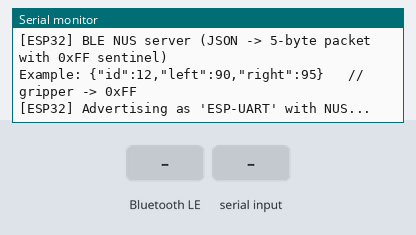
Recording of a sketch running on a simulated ESP32. Shown: the last lines printed to the serial monitor. Inputs (shaded band) come from the test bench. Nothing arrives over Bluetooth unless stated; a phone connects over Bluetooth LE 3 s after start.

Above: at 1.2 s.
1.3 s: Bluetooth LE write "0" received
At 2.1 s:
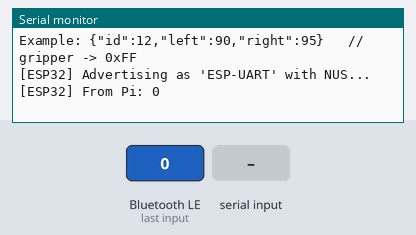
4.3 s: "90,45\n" received over Serial
At 5.5 s:
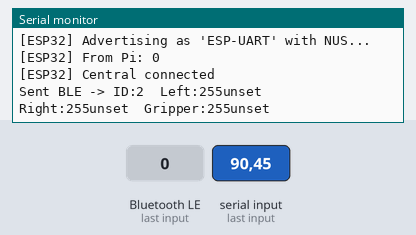

The sketch:

esp32_ble_transmitter.ino
```cpp
/*
  ESP32 BLE NUS Server — JSON -> 5-byte packet (id, left, right, gripper)
  Optional fields send 0xFF.

  Input examples (Serial Monitor @115200, "Newline"):
    {"id":12,"left":90,"right":95}                  // gripper -> 0xFF
    {"left":120}                                    // id -> DEFAULT_ID, right/gripper -> 0xFF
    {"id":7,"left":100,"right":100,"gripper":"open"}// gripper -> 180
    {"gripper":"close"}                              // gripper -> 0, left/right -> 0xFF

  Packet (little-endian):
    [0] id_lo
    [1] id_hi
    [2] left      (0..180 or 0xFF)
    [3] right     (0..180 or 0xFF)
    [4] gripper   (0..180 or 0xFF)  (convention: 180=open, 0=close)
*/

#include <BLEDevice.h>
#include <BLEServer.h>
#include <BLEUtils.h>
#include <BLE2902.h>
#include <ArduinoJson.h>

static const char* DEV_NAME     = "ESP-UART";
static const uint16_t DEFAULT_ID = 2;

static const char* NUS_SERVICE_UUID = "6e400001-b5a3-f393-e0a9-e50e24dcca9e";
static const char* NUS_RX_UUID      = "6e400002-b5a3-f393-e0a9-e50e24dcca9e"; // optional
static const char* NUS_TX_UUID      = "6e400003-b5a3-f393-e0a9-e50e24dcca9e";

BLEServer*         pServer  = nullptr;
BLECharacteristic* pRXChar  = nullptr;
BLECharacteristic* pTXChar  = nullptr;
volatile bool      deviceConnected = false;

class ServerCallbacks : public BLEServerCallbacks {
  void onConnect(BLEServer* p) override {
    deviceConnected = true;
    Serial.println("[ESP32] Central connected");
  }
  void onDisconnect(BLEServer* p) override {
    deviceConnected = false;
    Serial.println("[ESP32] Central disconnected, restarting advertising...");
    p->getAdvertising()->start();
  }
};

class RXCallbacks : public BLECharacteristicCallbacks {
  void onWrite(BLECharacteristic* ch) override {
    std::string v = std::string(ch->getValue().c_str());
    if (v.empty()) return;
    Serial.print("[ESP32] From Pi: ");
    Serial.write((const uint8_t*)v.data(), v.size());
    Serial.println();
  }
};

static void notifyRaw(const uint8_t* data, size_t len) {
  if (!deviceConnected || !pTXChar) return;
  const size_t maxChunk = 20;
  size_t off = 0;
  while (off < len) {
    size_t n = (len - off > maxChunk) ? maxChunk : (len - off);
    pTXChar->setValue((uint8_t*)data + off, n);
    pTXChar->notify();
    off += n;
    delay(2);
  }
}

static void sendPacket(uint16_t id, uint8_t left, uint8_t right, uint8_t gripper) {
  uint8_t pkt[5];
  pkt[0] = (uint8_t)(id & 0xFF);
  pkt[1] = (uint8_t)((id >> 8) & 0xFF);
  pkt[2] = left;
  pkt[3] = right;
  pkt[4] = gripper;
  notifyRaw(pkt, sizeof(pkt));
  auto lab = [](uint8_t v)->const char* { return v == 0xFF ? "unset" : ""; };
  Serial.printf("Sent BLE -> ID:%u  Left:%u%s  Right:%u%s  Gripper:%u%s\n",
                (unsigned)id,
                (unsigned)pkt[2], lab(pkt[2]),
                (unsigned)pkt[3], lab(pkt[3]),
                (unsigned)pkt[4], lab(pkt[4]));
}

static bool parseGripper(const JsonVariantConst& v, int& outAngle, bool& provided) {
  provided = false;
  outAngle = -1;
  if (v.isNull()) return true; // not provided is fine
  provided = true;

  if (v.is<const char*>()) {
    const char* s = v.as<const char*>();
    if (!s) { outAngle = -1; return false; }
    if (strcasecmp(s, "open") == 0)  { outAngle = 180; return true; }
    if (strcasecmp(s, "close") == 0) { outAngle = 0;   return true; }
    // numeric string?
    char* endp = nullptr;
    long val = strtol(s, &endp, 10);
    if (endp && *endp == '\0') { outAngle = (int)val; return true; }
    return false;
  }
  if (v.is<int>())  { outAngle = v.as<int>();  return true; }
  if (v.is<long>()) { outAngle = (int)v.as<long>(); return true; }
  return false;
}

static bool parseAngleIfPresent(const JsonDocument& doc, const char* key, int& outVal, bool& provided) {
  provided = false;
  outVal = -1;
  if (!doc.containsKey(key)) return true;  // not provided -> fine
  provided = true;
  if (doc[key].is<int>())  { outVal = (int)doc[key];  return true; }
  if (doc[key].is<long>()) { outVal = (int)doc[key];  return true; }
  // numeric string fallback
  if (doc[key].is<const char*>()) {
    const char* s = doc[key].as<const char*>();
    if (!s) return false;
    char* endp = nullptr;
    long val = strtol(s, &endp, 10);
    if (endp && *endp == '\0') { outVal = (int)val; return true; }
  }
  return false;
}

void setup() {
  Serial.begin(115200);
  while (!Serial) { delay(10); }
  Serial.println("\n[ESP32] BLE NUS server (JSON -> 5-byte packet with 0xFF sentinel)");
  Serial.println(F("Example: {\"id\":12,\"left\":90,\"right\":95}   // gripper -> 0xFF"));

  BLEDevice::init(DEV_NAME);

  pServer = BLEDevice::createServer();
  pServer->setCallbacks(new ServerCallbacks());

  BLEService* pService = pServer->createService(NUS_SERVICE_UUID);

  pTXChar = pService->createCharacteristic(NUS_TX_UUID, BLECharacteristic::PROPERTY_NOTIFY);
  pTXChar->addDescriptor(new BLE2902());

  pRXChar = pService->createCharacteristic(NUS_RX_UUID, BLECharacteristic::PROPERTY_WRITE | BLECharacteristic::PROPERTY_WRITE_NR);
  pRXChar->setCallbacks(new RXCallbacks());

  pService->start();

  BLEAdvertising* pAdv = BLEDevice::getAdvertising();
  pAdv->addServiceUUID(NUS_SERVICE_UUID);
  pAdv->setScanResponse(true);
  pAdv->start();

  Serial.println("[ESP32] Advertising as 'ESP-UART' with NUS...");
}

void loop() {
  static String input;

  while (Serial.available()) {
    char c = Serial.read();
    if (c == '\r' || c == '\n') {
      input.trim();
      if (!input.isEmpty()) {
        StaticJsonDocument<256> doc;
        DeserializationError err = deserializeJson(doc, input);
        if (err) {
          Serial.print("JSON parse error: ");
          Serial.println(err.c_str());
        } else {
          // id (defaults to DEFAULT_ID if missing/invalid)
          uint16_t id = DEFAULT_ID;
          if (doc.containsKey("id")) {
            long idl = doc["id"].as<long>();
            if (idl >= 0 && idl <= 999) id = (uint16_t)idl;
            else Serial.println("Warning: id out of range (0–999). Using DEFAULT_ID.");
          }

          // left / right: optional → 0xFF if missing or invalid; clamp to 0..180 if present & valid
          int lVal, rVal;
          bool lProv, rProv;
          bool lOk = parseAngleIfPresent(doc, "left",  lVal, lProv);
          bool rOk = parseAngleIfPresent(doc, "right", rVal, rProv);

          uint8_t left  = 0xFF;
          uint8_t right = 0xFF;
          if (lProv && lOk && lVal >= 0 && lVal <= 180) left  = (uint8_t)lVal; else if (lProv) Serial.println("Warning: left invalid -> 0xFF");
          if (rProv && rOk && rVal >= 0 && rVal <= 180) right = (uint8_t)rVal; else if (rProv) Serial.println("Warning: right invalid -> 0xFF");

          // gripper: optional with mapping; -> 0xFF if missing/invalid
          int gVal; bool gProv;
          bool gOk = parseGripper(doc["gripper"], gVal, gProv);
          uint8_t grip = 0xFF;
          if (gProv && gOk && gVal >= 0 && gVal <= 180) grip = (uint8_t)gVal;
          else if (gProv) Serial.println("Warning: gripper invalid -> 0xFF");

          if (!deviceConnected) {
            Serial.println("No BLE central connected; cannot send.");
          } else {
            sendPacket(id, left, right, grip);
          }
        }
      }
      input = "";
    } else {
      input += c;
      if (input.length() > 256) {
        Serial.println("Input too long; clearing.");
        input = "";
      }
    }
  }

  delay(5);
}
```

Measured:
- after the input at 1.3 s, the serial monitor: prints a new line at once (image 1)
- after the input at 4.3 s, the serial monitor: prints a new line at once (image 2)
